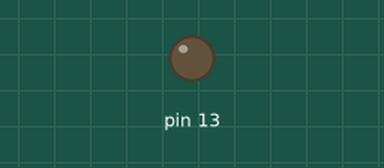
Simulated run of this sketch. Board: Arduino Uno, built with avr-gcc and run on an emulated ATmega328P. On the bench: output pins drawn as LEDs (lit = HIGH).

Above: at 1.0 s.
At 3.5 s:
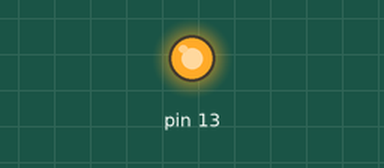
Timing chart, 0 to 4.3 s (numbered marks = the images above):
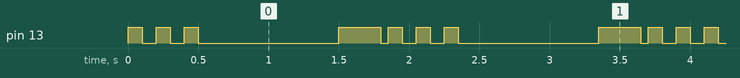

The sketch:

blinkprg.ino
```cpp
void setup() {
pinMode(13,OUTPUT);

}

void loop() {
digitalWrite(13,HIGH);
delay(100);
digitalWrite(13,LOW);
delay(100);
digitalWrite(13,HIGH);
delay(100);
digitalWrite(13,LOW);
delay(100);
digitalWrite(13,HIGH);
delay(100);
digitalWrite(13,LOW);
delay(1000);
digitalWrite(13,HIGH);
delay(300);
digitalWrite(13,LOW);
delay(50);

}
```

Measured:
- by itself, pin 13: repeats every 1.9 s: 2 × (LOW 0.10 s, HIGH 0.10 s), LOW 1.0 s, HIGH 0.30 s, LOW 0.05 s, HIGH 0.10 s
- by itself, everything shown: repeats every 1.9 s, in 8 steps
